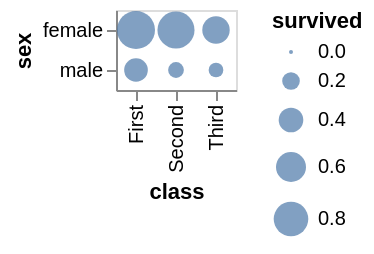

Here is the notebook cell this chart was saved with:
### Code cell
alt.Chart(df).mark_circle().encode(
 x='class',
 y='sex',
 size='survived'   
)

### Figure 1 — Vega-Lite specification as saved in the notebook (floating-point values rounded to 4 significant figures)
{"config": {"view": {"continuousWidth": 300, "continuousHeight": 300}}, "data": {"name": "data-f98d80fbcb5ad400ee9b119b7a8fc804"}, "mark": {"type": "circle"}, "encoding": {"size": {"field": "survived", "type": "quantitative"}, "x": {"field": "class", "type": "nominal"}, "y": {"field": "sex", "type": "nominal"}}, "$schema": "https://vega.github.io/schema/vega-lite/v5.20.1.json", "datasets": {"data-f98d80fbcb5ad400ee9b119b7a8fc804": [{"sex": "female", "class": "First", "survived": 0.9681}, {"sex": "female", "class": "Second", "survived": 0.9211}, {"sex": "female", "class": "Third", "survived": 0.5}, {"sex": "male", "class": "First", "survived": 0.3689}, {"sex": "male", "class": "Second", "survived": 0.1574}, {"sex": "male", "class": "Third", "survived": 0.1354}]}}
